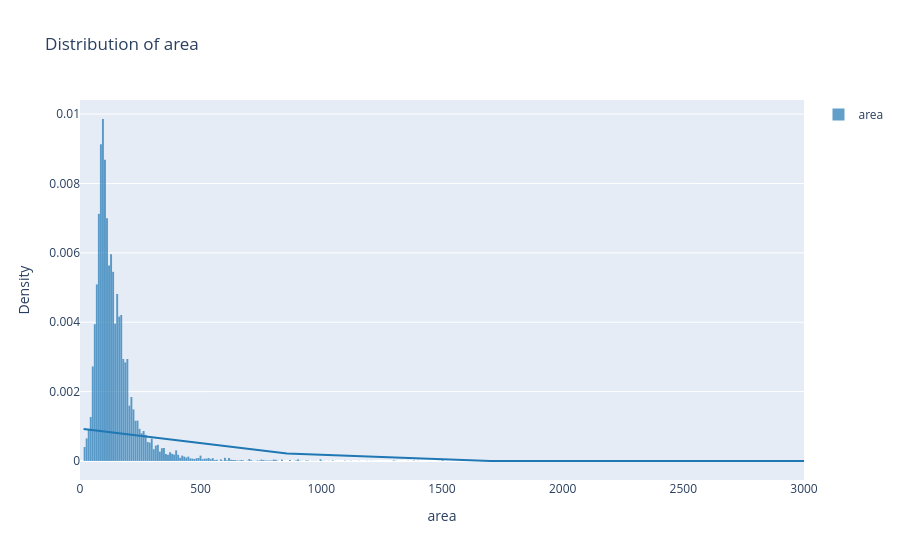

Notebook source saved alongside this figure:
### Code cell
plot_distribution(df, "area", bins=50000,xlim=(0,3000))

### Figure 1 — Plotly figure (JSON) as saved in the notebook; plotly's stock layout.template omitted (floating-point values rounded to 4 significant figures; data arrays with more than 128 entries replaced by an {"elided": "..."} marker saying what was removed)
{"data": [{"autobinx": false, "histnorm": "probability density", "legendgroup": "area", "marker": {"color": "rgb(31, 119, 180)"}, "name": "area", "opacity": 0.7, "type": "histogram", "x": {"elided": "20588 float values"}, "xaxis": "x", "xbins": {"end": 421300, "size": 8.426, "start": 15}, "yaxis": "y"}, {"legendgroup": "area", "marker": {"color": "rgb(31, 119, 180)"}, "mode": "lines", "name": "area", "showlegend": false, "type": "scatter", "x": {"elided": "500 float values"}, "xaxis": "x", "y": {"elided": "500 float values"}, "yaxis": "y"}], "layout": {"bargap": 0.05, "barmode": "overlay", "hovermode": "closest", "legend": {"traceorder": "reversed"}, "title": {"text": "Distribution of area"}, "xaxis": {"anchor": "y2", "domain": [0, 1], "range": [0, 3000], "title": {"text": "area"}, "zeroline": false}, "yaxis": {"anchor": "free", "domain": [0, 1], "position": 0, "title": {"text": "Density"}}}}
